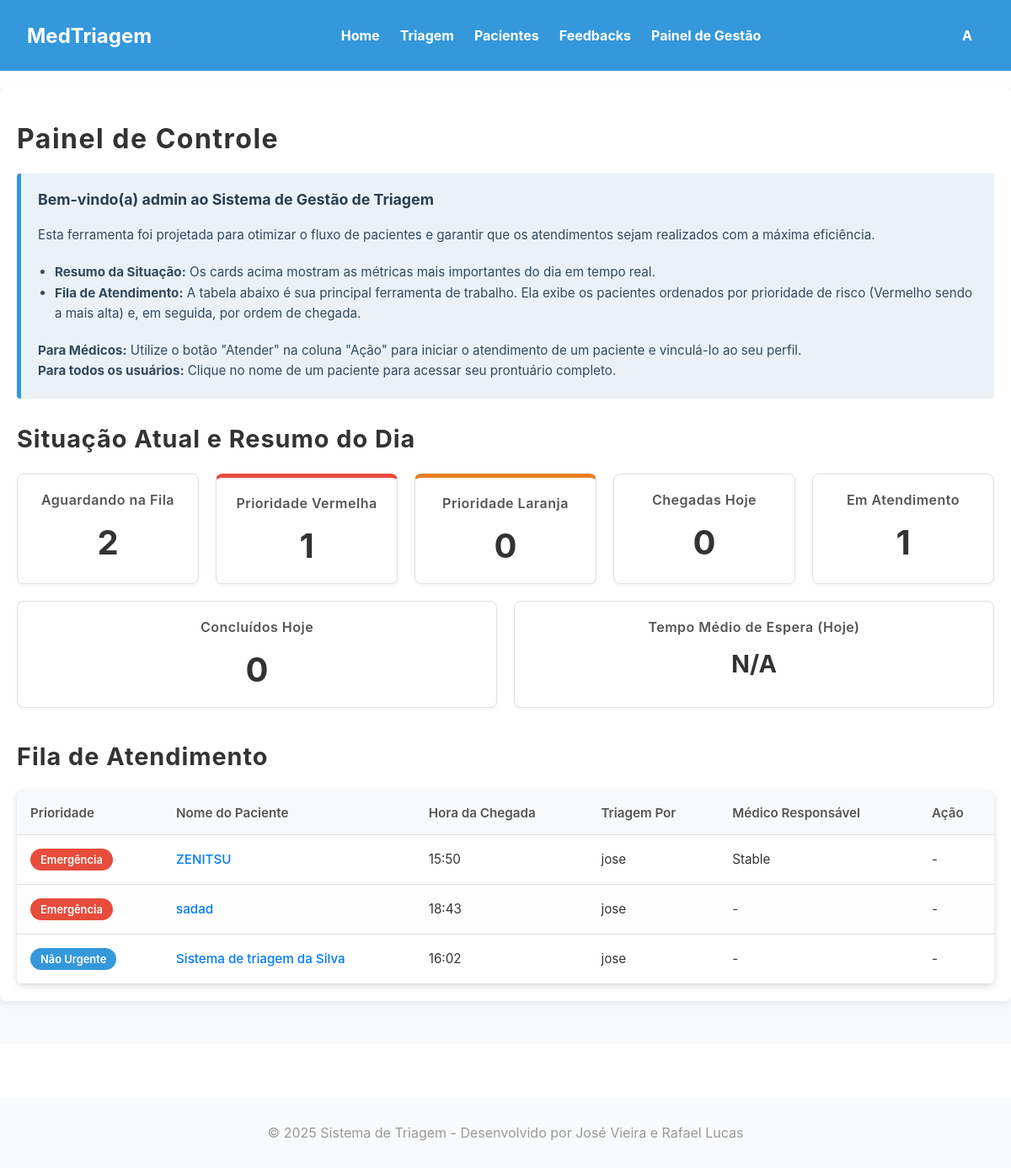
Page /master/home/ (signed in) on the committed database.
### triagem/models.py (models this page shows, shortened)
class CustomUser(AbstractUser):
    class TipoUsuario(models.TextChoices):
        ATENDENTE = 'ATENDENTE', 'Atendente'
        MEDICO = 'MEDICO', 'Médico'
        ADMIN = 'ADMIN', 'Admin'
    Especializacoes = [
        ('CLINICA_GERAL', 'Clínica Geral'),
        ('CARDIOLOGIA', 'Cardiologia'),
        ('ORTOPEDIA', 'Ortopedia'),
        ('PEDIATRIA', 'Pediatria'),
        ('NEUROLOGIA', 'Neurologia'),
        ('OUTRA', 'Outra')
    ]
    nome_completo = models.CharField(max_length=255)
    email = models.EmailField(unique=True)
    cpf = models.CharField(max_length=14, unique=True)
    tipo_usuario = models.CharField(max_length=10, choices=TipoUsuario.choices, default=TipoUsuario.ATENDENTE)
    registro_profissional = models.CharField(max_length=20, blank=True, null=True)   # Permite que o valor seja nulo no banco
    especializacao = models.CharField(max_length=50, choices=Especializacoes,blank=True,null=True)
    USERNAME_FIELD = 'username'
    REQUIRED_FIELDS = ['email', 'nome_completo', 'cpf']

class Paciente(models.Model):
    Sexualidade = [
        ('Masculino', 'Masculino'),
        ('Feminino', 'Feminino'),
    ]
    Convenios = [
        ('SUS', 'SUS'),
        ('Unimed', 'Unimed'),
        ('Hapvida', 'Hapvida'),
        ('Amil', 'Amil'),
        ('Bradesco Saude', 'Bradesco Saude'),
    ]
    Status = [
        ('Aguardando', 'Aguardando'),
        ('Em atendimento', 'Em atendimento'),
        ('Concluido', 'Concluido'),
    ]
    Sintomas = [
        ('Dor_Toracica', 'Dor Torácica / Aperto no Peito'),
        ('Falta_de_Ar', 'Falta de Ar / Dificuldade para Respirar'),
        ('Alteracao_Neurologica_Grave', 'Alteração de Consciência / Convulsão / Confusão'),
        ('Sangramento_Ativo', 'Sangramento Ativo / Vômito ou Fezes com Sangue'),
        ('Febre', 'Febre / Calafrios'),
        ('Dor_de_Cabeca', 'Dor de Cabeça'),
        ('Tontura_MalEstar', 'Tontura / Fraqueza / Mal-estar Geral'),
        ('Sintomas_Respiratorios_Leves', 'Tosse / Espirros / Dor de Garganta'),
        ('Dor_Abdominal', 'Dor Abdominal / Cólica'),
        ('Sintomas_Gastrointestinais', 'Náusea / Vômito / Diarreia'),
        ('Lesao_Trauma', 'Lesão / Trauma / Queda Recente'),
        ('Dor_Locomotora', 'Dor Muscular / Articular / Lombar'),
        ('Reacao_Alergica_Pele', 'Reação Alérgica / Erupção na Pele / Inchaço'),
        ('Queixa_Urinaria', 'Queixa Urinária (Dor ao urinar / Sangue na urina)'),
        ('Outro', 'Outro'),
    ]
    Risco = [
        ('Vermelho', 'Emergência'),
        ('Laranja', 'Muito Urgente'),
        ('Amarelo', 'Urgente'),
        ('Verde', 'Pouco Urgente'),
        ('Azul', 'Não Urgente'),
    ]
    Profissionais = [
        ('Clinica Medica', 'Clinica Medica'),
        ('Ortopedia', 'Ortopedia'),
        ('Pediatria', 'Pediatria'),
        ('Cardiologia', 'Cardiologia'),
        ('Neurologia', 'Neurologia'),
    ]
    nome = models.CharField(max_length=100)
    data_nascimento = models.DateField(verbose_name="Data de Nascimento")
    sexo = models.CharField(choices=Sexualidade, max_length=50)
    cpf = models.CharField(unique=True, max_length=14)
    convenio = models.CharField(choices=Convenios, max_length=50)
    temperatura = models.FloatField(max_length=3)
    pressao_sistolica = models.CharField(max_length=3) # Valor maior
    pressao_diastolica = models.CharField(max_length=3) # Valor menor
    pulso = models.CharField(max_length=3)
    frequenciaRespiratoria = models.CharField(max_length=3)
    saturacao = models.CharField(max_length=3)
    glicemia = models.CharField(max_length=3)
    dor = models.IntegerField(validators=[MinValueValidator(0), MaxValueValidator(10)])
    queixa = models.CharField(max_length=1000)
    inicio_sintomas = models.DateField()
    sintomas_associados = models.CharField(choices=Sintomas, max_length=50)
    observacoes = models.CharField(blank=True, null=True, max_length=1000)
    classificacao = models.CharField(choices=Risco, max_length=50,blank=True, null=True)
    justificativa = models.CharField(blank=True, null=True)
    encaminhamento = models.CharField(choices=Profissionais, max_length=50,blank=True, null=True)
    status = models.CharField(max_length=20, choices=Status, default='Aguardando',blank=True, null=True)
    hora_chegada = models.DateTimeField(default=timezone.now, blank=True)
    hora_inicio_atendimento = models.DateTimeField(null=True, blank=True)
    hora_fim_atendimento = models.DateTimeField(null=True, blank=True)
    atendente = models.ForeignKey(settings.AUTH_USER_MODEL, on_delete=models.PROTECT, related_name='pacientes_criados')
    medico_responsavel = models.ForeignKey(settings.AUTH_USER_MODEL, on_delete=models.SET_NULL, related_name='pacientes_atendidos', null=True, blank=True)

### triagem/views.py (the view, shortened to what this page needs)
# urls.py: path('home/', index_view, name='index'),
@login_required
def index_view(request):
    hoje = timezone.now().date()
    pacientes_aguardando = Paciente.objects.filter(status='Aguardando')
    total_aguardando = pacientes_aguardando.count()
    total_em_atendimento = Paciente.objects.filter(status='Em atendimento').count()
    vermelhos_aguardando = pacientes_aguardando.filter(classificacao='Vermelho').count()
    laranjas_aguardando = pacientes_aguardando.filter(classificacao='Laranja').count()
    chegadas_hoje = Paciente.objects.filter(hora_chegada__date=hoje).count()
    concluidos_hoje = Paciente.objects.filter(
        status='Concluido',
        hora_fim_atendimento__date=hoje
    ).count()
    pacientes_atendidos_hoje = Paciente.objects.filter(
        hora_inicio_atendimento__date=hoje,
        hora_chegada__isnull=False
    )
    tempo_total_espera = datetime.timedelta(0)
    tempo_medio_timedelta = None
    tempo_medio_formatado = "N/A"
    prioridade_classificacao = Case(
        When(classificacao='Vermelho', then=Value(1)),
        default=Value(6),
        output_field=IntegerField()
    )
    lista_pacientes_priorizada = Paciente.objects.exclude(status='Concluido').annotate(
        prioridade=prioridade_classificacao
    ).order_by('prioridade', 'hora_chegada')
    context = {
        'total_aguardando': total_aguardando,
        'total_em_atendimento': total_em_atendimento,
        'concluidos_hoje': concluidos_hoje,
        'chegadas_hoje': chegadas_hoje,
        'vermelhos_aguardando': vermelhos_aguardando,
        'laranjas_aguardando': laranjas_aguardando,
        'tempo_medio_espera': tempo_medio_formatado, # <-- Enviando o valor formatado
        'pacientes': lista_pacientes_priorizada,
    }
    return render(request, 'site/index.html', context)

### triagem/templates/site/index.html (shortened to what this page needs)
{% load static %}
<!DOCTYPE html>
<html lang="pt-br">
<head>
    <link rel="stylesheet" href="{% static 'front/css/base.css' %}?v=2">
    <link rel="stylesheet" href="{% static 'front/css/index.css' %}?v=2">
</head>
<body>
    <header>
        <h1><a href="{% url 'hosp:index' %}">MedTriagem</a></h1>
        <nav class="menu-links">
            <a href="{% url 'hosp:index' %}" ><p>Home</p></a>
            {% if user.tipo_usuario != 'MEDICO' %}
                <a href="{% url 'hosp:criar' %}" ><p>Triagem</p></a>
            {% endif %}
            <a href="{% url 'hosp:listar' %}" ><p>Pacientes</p></a>
            <a href="{% url 'hosp:lista_feedback' %}"><p>Feedbacks</p></a>
            {% if user.is_superuser or user.tipo_usuario == 'ADMIN' %}
                <a href="{% url 'hosp:painel_gestao' %}"><p>Painel de Gestão</p></a>
            {% endif %}
        </nav>
        <div class="user-profile">
            <div class="avatar" id="avatar-button">
                <span id="user-initials"></span>
            </div>
        </div>
    </header>
    <main>
        <div class="container">
            <h1>Painel de Controle</h1>
            <div class="bem-vindo">
                <h3>Bem-vindo(a) {{ user.username }} ao Sistema de Gestão de Triagem</h3>
                <p>Esta ferramenta foi projetada para otimizar o fluxo de pacientes e garantir que os atendimentos sejam realizados com a máxima eficiência.</p>
                <ul>
                    <li><strong>Resumo da Situação:</strong> Os cards acima mostram as métricas mais importantes do dia em tempo real.</li>
                    <li><strong>Fila de Atendimento:</strong> A tabela abaixo é sua principal ferramenta de trabalho. Ela exibe os pacientes ordenados por prioridade de risco (Vermelho sendo a mais alta) e, em seguida, por ordem de chegada.</li>
                </ul>
                <p>
                    <strong>Para Médicos:</strong> Utilize o botão "Atender" na coluna "Ação" para iniciar o atendimento de um paciente e vinculá-lo ao seu perfil.<br>
                    <strong>Para todos os usuários:</strong> Clique no nome de um paciente para acessar seu prontuário completo.
                </p>
            </div>
            <h2>Situação Atual e Resumo do Dia</h2>
            <div class="summary-container">
                <div class="summary-card">
                    <h3>Aguardando na Fila</h3>
                    <p class="count">{{ total_aguardando }}</p>
                </div>
                <div class="summary-card vermelha">
                    <h3>Prioridade Vermelha</h3>
                    <p class="count">{{ vermelhos_aguardando }}</p>
                </div>
                <div class="summary-card laranja">
                    <h3>Prioridade Laranja</h3>
                    <p class="count">{{ laranjas_aguardando }}</p>
                </div>
                <div class="summary-card">
                    <h3>Chegadas Hoje</h3>
                    <p class="count">{{ chegadas_hoje }}</p>
                </div>
                <div class="summary-card">
                    <h3>Em Atendimento</h3>
                    <p class="count">{{ total_em_atendimento }}</p>
                </div>
                <div class="summary-card">
                    <h3>Concluídos Hoje</h3>
                    <p class="count">{{ concluidos_hoje }}</p>
                </div>
                <div class="summary-card">
                    <h3>Tempo Médio de Espera (Hoje)</h3>
                    <p class="count small-text">{{ tempo_medio_espera }}</p>
                </div>
            </div>
            <h2>Fila de Atendimento</h2>
            <table class="patient-table">
                <thead>
                    <tr>
                        <th>Prioridade</th>
                        <th>Nome do Paciente</th>
                        <th>Hora da Chegada</th>
                        <th>Triagem Por</th>
                        <th>Médico Responsável</th>
                        <th>Ação</th>
                    </tr>
                </thead>
                <tbody>
                    {% for paciente in pacientes %}
                    <tr>
                        <td>
                            <span class="badge {{ paciente.classificacao|lower }}">
                                {{ paciente.get_classificacao_display }}
                            </span>
                        </td>
                        <td><a href="{% url 'hosp:mostrar' pk=paciente.pk %}">{{ paciente.nome }}</a></td>
                        <td>{{ paciente.hora_chegada|date:"H:i"|default:"--:--" }}</td>
                        <td>{{ paciente.atendente.nome_completo|default:"N/A" }}</td>
                        <td>
                            {% if paciente.medico_responsavel %}
                                {{ paciente.medico_responsavel.nome_completo }}
                            {% else %}
                                -
                            {% endif %}
                        </td>
                        <td>
                            {% if user.tipo_usuario == 'MEDICO' and paciente.status == 'Aguardando' %}
                                <form action="{% url 'hosp:mudar_status' pk=paciente.pk %}" method="post" style="display: inline;">
                                    {% csrf_token %}
                                    <button type="submit" class="action-button">Atender</button>
                                </form>
                            {% else %}
                                -
                            {% endif %}
                        </td>
                    </tr>
                    {% empty %}
                    <tr>
                        <td colspan="6" style="text-align: center; padding: 20px;">Nenhum paciente na fila.</td>
                    </tr>
                    {% endfor %}
                </tbody>
            </table>
        </div>
    </main>
    <footer>
        <p>© 2025 Sistema de Triagem - Desenvolvido por José Vieira e Rafael Lucas</p>
    </footer>
</body>
</html>

### triagem/static/front/css/base.css (style rules this page uses)
body { margin: 0; font-family: 'Segoe UI', Tahoma, Geneva, Verdana, sans-serif; background-color: #ffffff; color: #333; }
header { color: white; padding: 1rem 2rem; display: flex; justify-content: space-between; align-items: center; background-color: #3498db; }
header a { text-decoration: none; color: inherit; }
header h1 { margin: 0; font-size: 1.5rem; grid-column: 1; }
main { background-color: #ffffff; }
.menu-links { display:flex; justify-content: center; gap: 1.5em; grid-column: 2; }
.menu-links a { color: white; text-decoration: none; font-weight: bold; transition: opacity 0.2s; }
.user-profile { position: relative; display: inline-block; }
.avatar { width: 40px; height: 40px; border-radius: 50%; background-color: #3498db; color: #fff; display: flex; align-items: center; justify-content: center; font-weight: bold; font-size: 1em; cursor: pointer; transition: background-color 0.2s; }
footer { text-align: center; color: #999; margin-top: 4rem; padding: 1rem; background-color: #f9fafb; }

### triagem/static/front/css/index.css (style rules this page uses)
main { background-color: #f8f9fa; padding-bottom: 50px; }
.container { margin: 0 auto; padding: 20px; background-color: #ffffff; border-radius: 8px; box-shadow: 0 4px 8px rgba(0, 0, 0, 0.05); margin-top: 20px; }
.container h1 { letter-spacing: 1.5px; }
.container h2 { letter-spacing: 1px; }
.bem-vindo { margin-bottom: 30px; padding: 20px; background-color: #eaf2f8; border-left: 5px solid #3498db; border-radius: 4px; font-size: 0.95em; color: #34495e; }
.bem-vindo h3 { margin-top: 0; color: #2c3e50; }
.bem-vindo ul { padding-left: 20px; }
h2 { font-size: 1.8em; }
.bem-vindo p, .bem-vindo li { line-height: 1.6; }
.bem-vindo h3, .bem-vindo p, .bem-vindo ul { margin-bottom: 20px; }
.bem-vindo > *:last-child { margin-bottom: 0; }
.summary-container { display: flex; flex-wrap: wrap; gap: 20px; margin-bottom: 40px; }
.summary-card { flex: 1; min-width: 150px; background-color: #fff; padding: 20px; border: 1px solid #e0e0e0; border-radius: 8px; text-align: center; box-shadow: 0 2px 4px rgba(0, 0, 0, 0.04); transition: transform 0.2s, box-shadow 0.2s; }
.summary-card h3 { margin-top: 0; font-size: 1em; color: #555; font-weight: 600; letter-spacing: 0.5px; }
.summary-card .count { font-size: 2.5em; font-weight: 700; color: #333; margin: 10px 0 0 0; }
.summary-card.vermelha { border-top: 5px solid #e74c3c; }
.summary-card.laranja { border-top: 5px solid #e67e22;; }
.summary-card .count.small-text { font-size: 1.8em; }
.patient-table { width: 100%; border-collapse: collapse; margin-top: 20px; font-size: 0.95em; border-radius: 8px; box-shadow: 0 2px 8px rgba(0, 0, 0, 0.15); overflow: hidden; background-color: #fff; }
.patient-table th, .patient-table td { padding: 15px; text-align: left; border-bottom: 1px solid #ddd; }
.patient-table th { padding: 16px; font-weight: 600; color: #555; background-color: #f8f9fa; border-bottom: 1px solid #dee2e6; }
.patient-table td { padding: 16px; text-align: left; vertical-align: middle; }
.patient-table tbody tr:nth-child(even) { background-color: #fdfdfd; }
.patient-table td a { color: #007bff; text-decoration: none; font-weight: 500; }
.badge { padding: 5px 12px; border-radius: 15px; font-size: 0.85em; font-weight: 600; color: #fff; text-transform: capitalize; display: inline-block; }
.badge.vermelho { background-color: #e74c3c; }
.badge.azul { background-color: #3498db; }
body { font-family: -apple-system, BlinkMacSystemFont, 'Segoe UI', Roboto, Helvetica, Arial, sans-serif; color: #333; }

### rows in the picture
CustomUser: username "admin"
Paciente: classificacao "Emergência", nome "ZENITSU", hora_chegada "15:50", atendente.nome_completo "jose", medico_responsavel.nome_completo "Stable"
Paciente: classificacao "Emergência", nome "sadad", hora_chegada "18:43", atendente.nome_completo "jose"
Paciente: classificacao "Não Urgente", nome "Sistema de triagem da Silva", hora_chegada "16:02", atendente.nome_completo "jose"

### other values in the picture
{{ total_aguardando }} "2"
{{ vermelhos_aguardando }} "1"
{{ laranjas_aguardando }} "0"
{{ chegadas_hoje }} "0"
{{ total_em_atendimento }} "1"
{{ concluidos_hoje }} "0"
{{ tempo_medio_espera }} "N/A"
